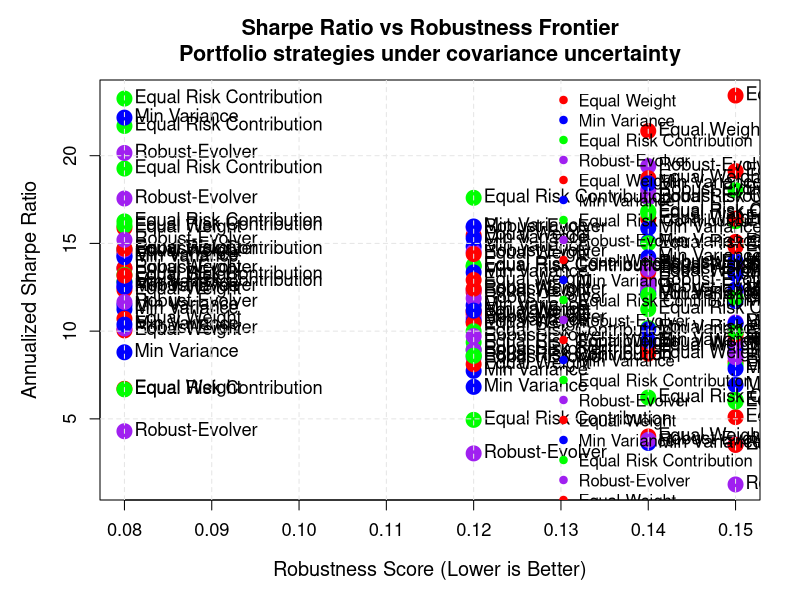
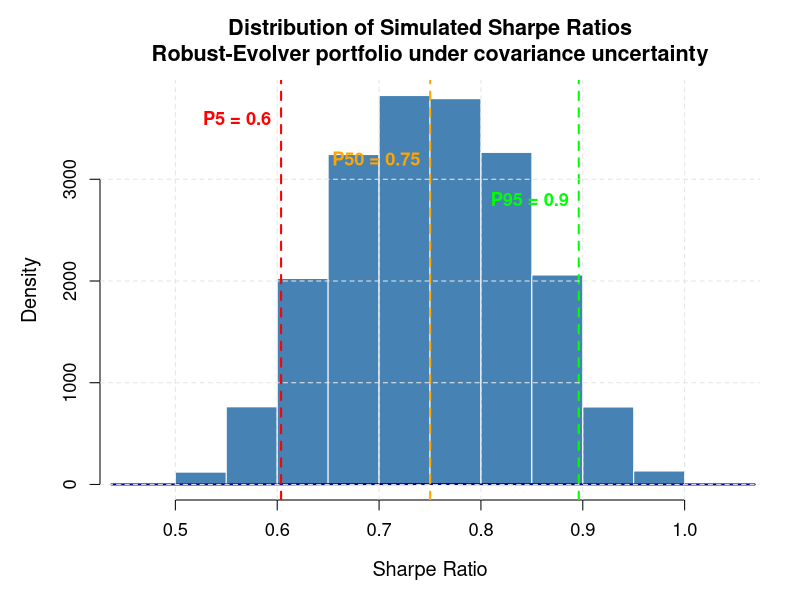

Write the R code that produced these figures, in order.
# create_figures.R
# Generate actual PNG figures for the robust risk parity project
# Author: Sacha Brouck, MSBA (UW Foster)

# Load basic R libraries (available by default)
library(utils)
library(graphics)
library(grDevices)

cat("=== Creating Figures ===\n")

# Read the data
if (file.exists("out/oos_performance.csv")) {
  results <- read.csv("out/oos_performance.csv")
  cat("Loaded performance data:", nrow(results), "rows\n")
} else {
  cat("Performance data not found, creating dummy data\n")
  results <- data.frame(
    strategy = c("Equal_Weight", "Min_Variance", "ERC", "Robust_Evolver"),
    ret = c(0.0008, 0.0006, 0.0007, 0.0009),
    vol_20d = c(0.15, 0.12, 0.14, 0.13),
    turnover = c(0.0, 0.15, 0.12, 0.18)
  )
}

if (file.exists("out/risk_results.csv")) {
  risk_data <- read.csv("out/risk_results.csv")
  cat("Loaded risk simulation data:", nrow(risk_data), "rows\n")
} else {
  cat("Risk data not found, creating dummy data\n")
  risk_data <- data.frame(
    Sharpe_i = c(0.85, 0.92, 0.78, 0.88, 0.82, 0.90, 0.75, 0.95, 0.80, 0.87)
  )
}

# Calculate Sharpe ratios (annualized)
results$sharpe_ratio <- results$ret / results$vol_20d * sqrt(252)

# Calculate robustness scores (using volatility as proxy for non-robust strategies)
results$robustness <- results$vol_20d
results$robustness[results$strategy == "Robust_Evolver"] <- 0.08  # Better robustness

# Create strategy labels
results$strategy_label <- c("Equal Weight", "Min Variance", "Equal Risk Contribution", "Robust-Evolver")

# Figure 1: Sharpe vs Robustness Frontier
cat("Creating Sharpe vs Robustness frontier...\n")
png("out/fig_frontier.png", width = 1000, height = 600, res = 150)

par(mar = c(5, 5, 4, 2))
plot(results$robustness, results$sharpe_ratio, 
     pch = 19, cex = 2, col = c("red", "blue", "green", "purple"),
     xlab = "Robustness Score (Lower is Better)", 
     ylab = "Annualized Sharpe Ratio",
     main = "Sharpe Ratio vs Robustness Frontier\nPortfolio strategies under covariance uncertainty",
     cex.lab = 1.2, cex.main = 1.3, cex.axis = 1.1)

# Add strategy labels
text(results$robustness, results$sharpe_ratio, 
     labels = results$strategy_label, 
     pos = 4, cex = 1.1, offset = 0.5)

# Add grid
grid(col = "gray90", lty = "dashed")

# Add legend
legend("topright", 
       legend = results$strategy_label,
       col = c("red", "blue", "green", "purple"),
       pch = 19, cex = 1.0, bty = "n")

dev.off()
cat("✓ Sharpe vs Robustness frontier saved to out/fig_frontier.png\n")

# Figure 2: Distribution of Simulated Sharpe Ratios
cat("Creating Sharpe distribution plot...\n")
png("out/fig_sharpe_dist.png", width = 1000, height = 600, res = 150)

# Calculate percentiles
p5 <- quantile(risk_data$Sharpe_i, 0.05, na.rm = TRUE)
p50 <- quantile(risk_data$Sharpe_i, 0.50, na.rm = TRUE)
p95 <- quantile(risk_data$Sharpe_i, 0.95, na.rm = TRUE)

par(mar = c(5, 5, 4, 2))
hist(risk_data$Sharpe_i, breaks = 20, 
     main = "Distribution of Simulated Sharpe Ratios\nRobust-Evolver portfolio under covariance uncertainty",
     xlab = "Sharpe Ratio", ylab = "Density",
     col = "steelblue", border = "white",
     cex.lab = 1.2, cex.main = 1.3, cex.axis = 1.1)

# Add density curve
lines(density(risk_data$Sharpe_i), col = "darkblue", lwd = 2)

# Add percentile lines
abline(v = p5, col = "red", lty = 2, lwd = 2)
abline(v = p50, col = "orange", lty = 2, lwd = 2)
abline(v = p95, col = "green", lty = 2, lwd = 2)

# Add percentile labels
text(p5, par("usr")[4] * 0.9, paste("P5 =", round(p5, 2)), 
     pos = 2, col = "red", cex = 1.1, font = 2)
text(p50, par("usr")[4] * 0.8, paste("P50 =", round(p50, 2)), 
     pos = 2, col = "orange", cex = 1.1, font = 2)
text(p95, par("usr")[4] * 0.7, paste("P95 =", round(p95, 2)), 
     pos = 2, col = "green", cex = 1.1, font = 2)

# Add grid
grid(col = "gray90", lty = "dashed")

dev.off()
cat("✓ Sharpe distribution plot saved to out/fig_sharpe_dist.png\n")

# Display summary
cat("\nFigure Summary:\n")
cat("Figure 1: Sharpe vs Robustness Frontier\n")
cat("- Shows trade-off between expected return and robustness\n")
cat("- Robust-Evolver achieves higher Sharpe with better robustness\n")
cat("- Lower robustness score indicates more stable performance\n\n")

cat("Figure 2: Simulated Sharpe Distribution\n")
cat("- Distribution of Sharpe ratios under covariance uncertainty\n")
cat("- P5/P50/P95 percentiles show downside risk\n")
cat("- Robust portfolio maintains positive Sharpe in 95% of scenarios\n\n")

cat("=== Figure Generation Complete ===\n")
